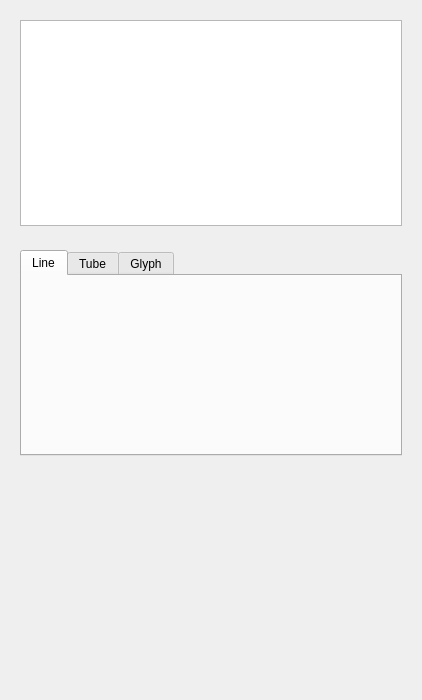
<?xml version="1.0" encoding="UTF-8"?>
<ui version="4.0">
 <class>qSlicerSpatialObjectsModule</class>
 <widget class="qSlicerWidget" name="qSlicerSpatialObjectsModule">
  <property name="enabled">
   <bool>true</bool>
  </property>
  <property name="geometry">
   <rect>
    <x>0</x>
    <y>0</y>
    <width>422</width>
    <height>700</height>
   </rect>
  </property>
  <property name="windowTitle">
   <string>Form</string>
  </property>
  <layout class="QVBoxLayout" name="verticalLayout">
   <item>
    <widget class="ctkCollapsibleButton" name="SpatialObjectsTableDisplay" native="true">
     <property name="enabled">
      <bool>true</bool>
     </property>
     <property name="text" stdset="0">
      <string>Simple Display</string>
     </property>
     <property name="collapsed" stdset="0">
      <bool>false</bool>
     </property>
     <property name="collapsedHeight" stdset="0">
      <number>0</number>
     </property>
     <layout class="QGridLayout" name="gridLayout_table">
      <item row="0" column="0">
       <widget class="qMRMLSpatialObjectsTreeView" name="SpatialObjectsTreeView">
        <property name="sizePolicy">
         <sizepolicy hsizetype="Expanding" vsizetype="MinimumExpanding">
          <horstretch>0</horstretch>
          <verstretch>0</verstretch>
         </sizepolicy>
        </property>
        <property name="uniformRowHeights">
         <bool>true</bool>
        </property>
        <property name="listenNodeModifiedEvent" stdset="0">
         <bool>true</bool>
        </property>
       </widget>
      </item>
     </layout>
    </widget>
   </item>
   <item>
    <widget class="ctkCollapsibleButton" name="CollapsibleButton" native="true">
     <property name="sizePolicy">
      <sizepolicy hsizetype="Minimum" vsizetype="Preferred">
       <horstretch>0</horstretch>
       <verstretch>0</verstretch>
      </sizepolicy>
     </property>
     <property name="text" stdset="0">
      <string>Advanced Display</string>
     </property>
     <property name="collapsed" stdset="0">
      <bool>true</bool>
     </property>
     <property name="collapsedHeight" stdset="0">
      <number>0</number>
     </property>
     <layout class="QVBoxLayout" name="verticalLayout_2">
      <item>
       <widget class="QTabWidget" name="TractDisplayModesTabWidget">
        <property name="sizePolicy">
         <sizepolicy hsizetype="Preferred" vsizetype="MinimumExpanding">
          <horstretch>0</horstretch>
          <verstretch>0</verstretch>
         </sizepolicy>
        </property>
        <property name="currentIndex">
         <number>0</number>
        </property>
        <widget class="QWidget" name="LineTab">
         <attribute name="title">
          <string>Line</string>
         </attribute>
         <layout class="QVBoxLayout" name="verticalLayout_3">
          <item>
           <widget class="qSlicerSpatialObjectsWidget" name="LineDisplayWidget" native="true">
            <property name="enabled">
             <bool>true</bool>
            </property>
            <property name="sizePolicy">
             <sizepolicy hsizetype="Preferred" vsizetype="Preferred">
              <horstretch>0</horstretch>
              <verstretch>0</verstretch>
             </sizepolicy>
            </property>
           </widget>
          </item>
          <item>
           <spacer name="verticalSpacer_13">
            <property name="orientation">
             <enum>Qt::Vertical</enum>
            </property>
            <property name="sizeHint" stdset="0">
             <size>
              <width>20</width>
              <height>40</height>
             </size>
            </property>
           </spacer>
          </item>
         </layout>
        </widget>
        <widget class="QWidget" name="TubeTab">
         <attribute name="title">
          <string>Tube</string>
         </attribute>
         <layout class="QGridLayout" name="gridLayout">
          <item row="0" column="0">
           <widget class="qSlicerSpatialObjectsWidget" name="TubeDisplayWidget" native="true">
            <property name="enabled">
             <bool>true</bool>
            </property>
            <property name="sizePolicy">
             <sizepolicy hsizetype="Preferred" vsizetype="Minimum">
              <horstretch>0</horstretch>
              <verstretch>0</verstretch>
             </sizepolicy>
            </property>
           </widget>
          </item>
          <item row="1" column="0">
           <spacer name="verticalSpacer_15">
            <property name="orientation">
             <enum>Qt::Vertical</enum>
            </property>
            <property name="sizeHint" stdset="0">
             <size>
              <width>20</width>
              <height>40</height>
             </size>
            </property>
           </spacer>
          </item>
         </layout>
        </widget>
        <widget class="QWidget" name="GlyphTab">
         <attribute name="title">
          <string>Glyph</string>
         </attribute>
         <layout class="QVBoxLayout" name="verticalLayout_4">
          <item>
           <widget class="qSlicerSpatialObjectsWidget" name="GlyphDisplayWidget" native="true">
            <property name="enabled">
             <bool>true</bool>
            </property>
            <property name="sizePolicy">
             <sizepolicy hsizetype="Preferred" vsizetype="Preferred">
              <horstretch>0</horstretch>
              <verstretch>0</verstretch>
             </sizepolicy>
            </property>
           </widget>
          </item>
          <item>
           <widget class="qSlicerSpatialObjectsGlyphWidget" name="GlyphPropertiesWidget" native="true">
            <property name="sizePolicy">
             <sizepolicy hsizetype="Preferred" vsizetype="MinimumExpanding">
              <horstretch>0</horstretch>
              <verstretch>0</verstretch>
             </sizepolicy>
            </property>
           </widget>
          </item>
          <item>
           <spacer name="verticalSpacer_16">
            <property name="orientation">
             <enum>Qt::Vertical</enum>
            </property>
            <property name="sizeHint" stdset="0">
             <size>
              <width>20</width>
              <height>40</height>
             </size>
            </property>
           </spacer>
          </item>
         </layout>
        </widget>
       </widget>
      </item>
     </layout>
    </widget>
   </item>
   <item>
    <spacer name="verticalSpacer_14">
     <property name="orientation">
      <enum>Qt::Vertical</enum>
     </property>
     <property name="sizeType">
      <enum>QSizePolicy::Expanding</enum>
     </property>
     <property name="sizeHint" stdset="0">
      <size>
       <width>20</width>
       <height>40</height>
      </size>
     </property>
    </spacer>
   </item>
  </layout>
 </widget>
 <customwidgets>
  <customwidget>
   <class>qSlicerWidget</class>
   <extends>QWidget</extends>
   <header>qSlicerWidget.h</header>
   <container>1</container>
  </customwidget>
  <customwidget>
   <class>ctkCollapsibleButton</class>
   <extends>QWidget</extends>
   <header>ctkCollapsibleButton.h</header>
   <container>1</container>
  </customwidget>
  <customwidget>
   <class>qSlicerSpatialObjectsWidget</class>
   <extends>QWidget</extends>
   <header>qSlicerSpatialObjectsWidget.h</header>
   <container>1</container>
  </customwidget>
  <customwidget>
   <class>qSlicerSpatialObjectsGlyphWidget</class>
   <extends>QWidget</extends>
   <header>qSlicerSpatialObjectsGlyphWidget.h</header>
   <container>1</container>
  </customwidget>
  <customwidget>
   <class>qMRMLSpatialObjectsTreeView</class>
   <extends>QTreeView</extends>
   <header>qMRMLSpatialObjectsTreeView.h</header>
   <slots>
    <signal>currentNodeChanged(vtkMRMLNode*)</signal>
    <slot>setCurrentNode(vtkMRMLNode*)</slot>
   </slots>
  </customwidget>
 </customwidgets>
 <resources/>
 <connections>
  <connection>
   <sender>qSlicerSpatialObjectsModule</sender>
   <signal>mrmlSceneChanged(vtkMRMLScene*)</signal>
   <receiver>GlyphDisplayWidget</receiver>
   <slot>setMRMLScene(vtkMRMLScene*)</slot>
   <hints>
    <hint type="sourcelabel">
     <x>161</x>
     <y>115</y>
    </hint>
    <hint type="destinationlabel">
     <x>111</x>
     <y>477</y>
    </hint>
   </hints>
  </connection>
  <connection>
   <sender>qSlicerSpatialObjectsModule</sender>
   <signal>mrmlSceneChanged(vtkMRMLScene*)</signal>
   <receiver>TubeDisplayWidget</receiver>
   <slot>setMRMLScene(vtkMRMLScene*)</slot>
   <hints>
    <hint type="sourcelabel">
     <x>161</x>
     <y>115</y>
    </hint>
    <hint type="destinationlabel">
     <x>111</x>
     <y>477</y>
    </hint>
   </hints>
  </connection>
  <connection>
   <sender>qSlicerSpatialObjectsModule</sender>
   <signal>mrmlSceneChanged(vtkMRMLScene*)</signal>
   <receiver>LineDisplayWidget</receiver>
   <slot>setMRMLScene(vtkMRMLScene*)</slot>
   <hints>
    <hint type="sourcelabel">
     <x>125</x>
     <y>43</y>
    </hint>
    <hint type="destinationlabel">
     <x>159</x>
     <y>477</y>
    </hint>
   </hints>
  </connection>
  <connection>
   <sender>qSlicerSpatialObjectsModule</sender>
   <signal>mrmlSceneChanged(vtkMRMLScene*)</signal>
   <receiver>GlyphPropertiesWidget</receiver>
   <slot>setMRMLScene(vtkMRMLScene*)</slot>
   <hints>
    <hint type="sourcelabel">
     <x>161</x>
     <y>115</y>
    </hint>
    <hint type="destinationlabel">
     <x>111</x>
     <y>484</y>
    </hint>
   </hints>
  </connection>
  <connection>
   <sender>qSlicerSpatialObjectsModule</sender>
   <signal>mrmlSceneChanged(vtkMRMLScene*)</signal>
   <receiver>SpatialObjectsTreeView</receiver>
   <slot>setMRMLScene(vtkMRMLScene*)</slot>
   <hints>
    <hint type="sourcelabel">
     <x>174</x>
     <y>349</y>
    </hint>
    <hint type="destinationlabel">
     <x>198</x>
     <y>127</y>
    </hint>
   </hints>
  </connection>
  <connection>
   <sender>SpatialObjectsTreeView</sender>
   <signal>currentNodeChanged(vtkMRMLNode*)</signal>
   <receiver>qSlicerSpatialObjectsModule</receiver>
   <slot>setSpatialObjectsNode(vtkMRMLNode*)</slot>
   <hints>
    <hint type="sourcelabel">
     <x>277</x>
     <y>184</y>
    </hint>
    <hint type="destinationlabel">
     <x>415</x>
     <y>15</y>
    </hint>
   </hints>
  </connection>
 </connections>
 <slots>
  <signal>currentNodeChanged(vtkMRMLNode*)</signal>
  <slot>setSpatialObjectsNode(vtkMRMLNode*)</slot>
 </slots>
</ui>
